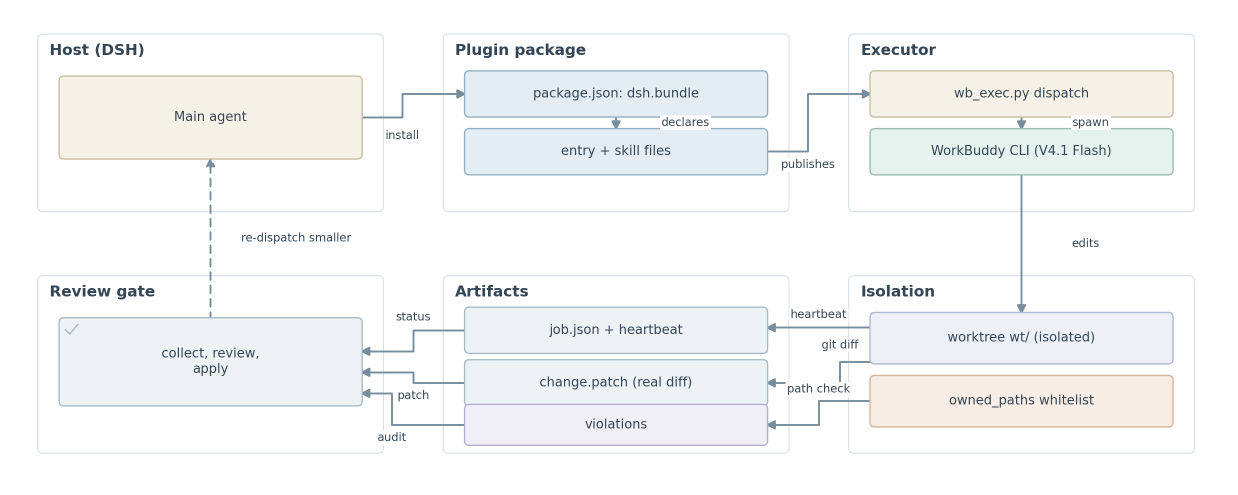
#> input picture docs/figures/fig1-architecture.png, 2475 x 990 px (shown at 1/2 size); its folder holds only this picture in this run
$ python pixel_gate.py
#> lines starting #> are read from the running program, lines starting #| are printed output that depends on the picture; after the words box and inside, x2 and y2 are one past the last pixel; in counts of white or black regions, pixels touching at a corner belong together
"""Geometric validation for the committed figure PNGs.

Why this exists: a diagram can be wrong in ways only an eye would normally
catch. The concrete defect that motivated this check was a two-panel figure
whose panels were supposed to be stacked but never moved — the canvas height had
doubled, every text element stayed inside the canvas, and the renderer reported
zero errors, yet 59% of the image was empty white and the panels were still side
by side.

So this measures the thing that was actually wrong: the bounding box of the
non-white pixels. It refuses a figure whose blank margin exceeds 35% on any side,
whose content covers less than 55% of either axis, or that contains no ink at
all.

Requires Pillow (development only; the product itself is standard library only).

Usage:
    python docs/figures/pixel_gate.py          # every fig*.png next to this file
    python docs/figures/pixel_gate.py fig4     # one figure, by prefix
"""
from __future__ import annotations

import re
import sys
from pathlib import Path

try:
    from PIL import Image, ImageChops
except ImportError:  # pragma: no cover
    raise SystemExit("Pillow is required to validate the figures: pip install Pillow")

HERE = Path(__file__).resolve().parent
INK_THRESHOLD = 248   # any channel below this counts as ink
MARGIN_LIMIT = 0.35   # >35% blank on one side is a defect
COVER_LIMIT = 0.55    # content bbox must cover >=55% of each axis


def measure(png: Path) -> dict:
    with Image.open(png) as im:
#> im is the input picture: PIL image 2475x990 RGBA; mean R, G, B, A 245.3, 246.4, 246.7, 255
        im = im.convert("RGB")
#> im: PIL image 2475x990 RGB
        width, height = im.size
#> width = 2475; height = 990
        r, g, b = im.split()
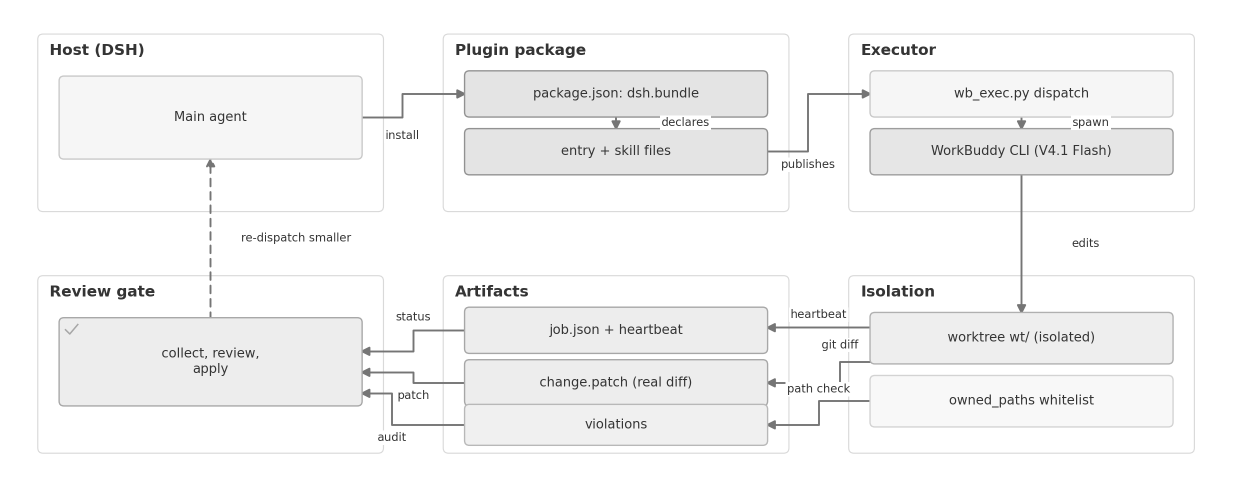
#> r: PIL image 2475x990 L (shown at 1/2 size); min 52, max 255, mean 245.3
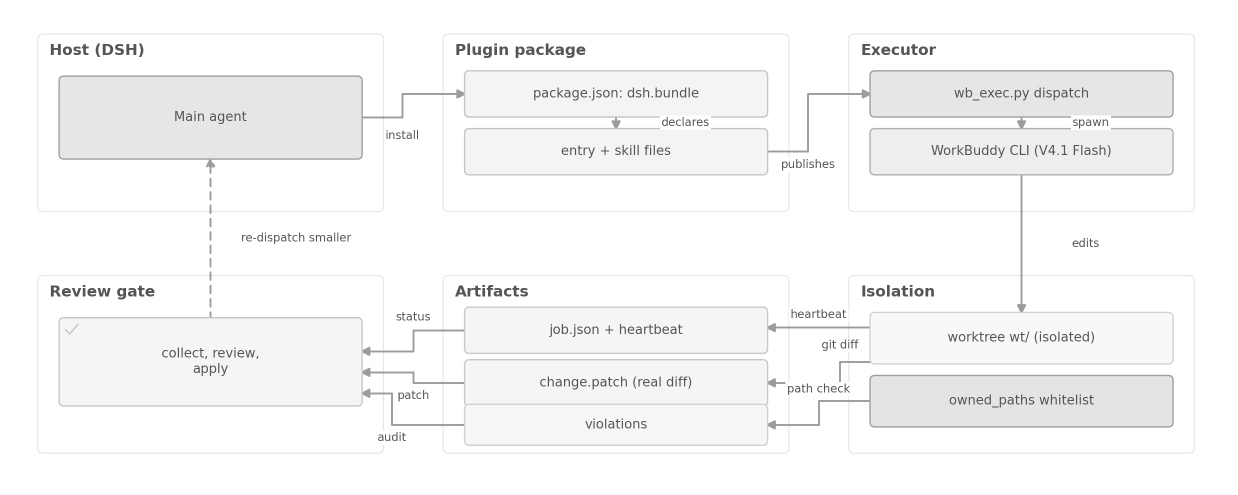
#> b: PIL image 2475x990 L (shown at 1/2 size); min 85, max 255, mean 246.7
        # per-pixel minimum channel, so a pale fill still counts as ink
        mn = ImageChops.darker(ImageChops.darker(r, g), b)
        mask = mn.point(lambda v: 255 if v < INK_THRESHOLD else 0)
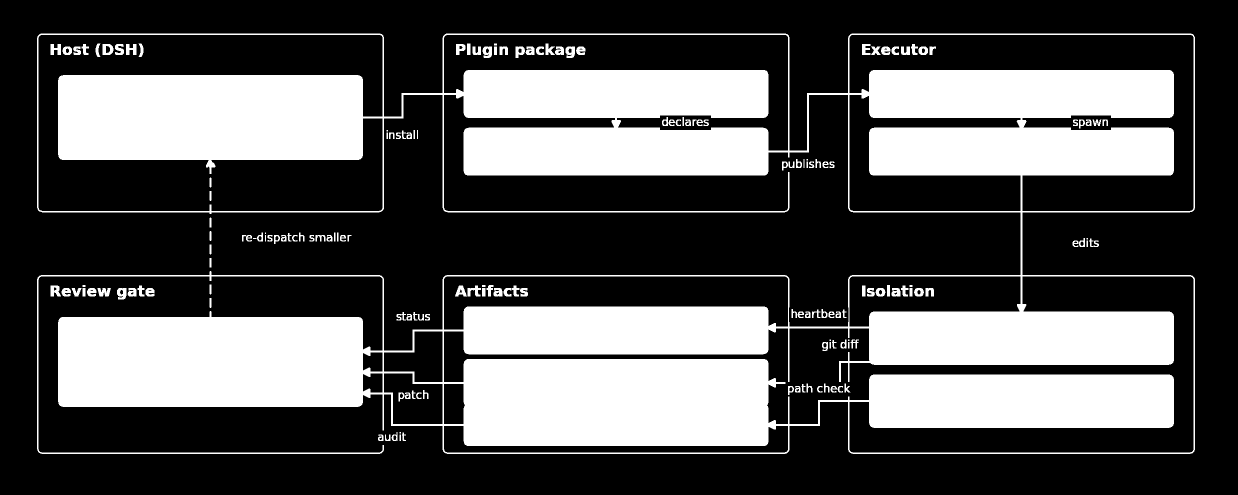
#> mask: PIL image 2475x990 L (shown at 1/2 size); 33% white; 165 white regions (8 under 20 px), largest, box (x1, y1, x2, y2) and area: (74, 67, 2390, 908) 787641, (205, 88, 227, 110) 342, (101, 88, 122, 110) 336
        ink = mask.histogram()[255]
#> ink = 809214
        box = mask.getbbox()
#> box = (74, 67, 2390, 908)

    if box is None or ink == 0:
        return {"name": png.name, "size": (width, height), "ink_pct": 0.0,
                "blank": None, "flags": ["blank-image"]}

    x0, y0, x1, y1 = box
#> x0 = 74; y0 = 67; x1 = 2390; y1 = 908
    blank = {"top": y0 / height, "bottom": (height - y1) / height,
             "left": x0 / width, "right": (width - x1) / width}
#> blank = {'top': 0.0677, 'bottom': 0.0828, 'left': 0.0299, 'right': 0.0343}
    cover_w, cover_h = (x1 - x0) / width, (y1 - y0) / height
#> cover_w = 0.936; cover_h = 0.849

    flags = [f"blank-band:{side}={ratio:.0%}" for side, ratio in blank.items()
             if ratio > MARGIN_LIMIT]
#> flags = []
    if cover_w < COVER_LIMIT:
        flags.append(f"content-narrow:width={cover_w:.0%}")
    if cover_h < COVER_LIMIT:
        flags.append(f"content-short:height={cover_h:.0%}")

    return {"name": png.name, "size": (width, height),
            "ink_pct": round(100.0 * ink / (width * height), 1),
            "blank": {k: f"{v:.0%}" for k, v in blank.items()},
            "flags": flags}


def main() -> int:
    only = sys.argv[1] if len(sys.argv) > 1 else None
    pngs = sorted(p for p in HERE.glob("fig*.png"))
    if only:
        pngs = [p for p in pngs if p.name.startswith(only)]
    if not pngs:
        print("no figure PNGs found")
        return 1

    print(f"{'figure':<28}{'size':<12}{'ink%':>6}  margins (t/b/l/r)   verdict")
    print("-" * 84)
    failed = []
    for png in pngs:
        info = measure(png)
#> info = 5 items
        m = info["blank"]
#> m = {'top': '7%', 'bottom': '8%', 'left': '3%', 'right': '3%'}
        v = "PASS" if not info["flags"] else "FAIL  " + ", ".join(info["flags"])
        w, h = info["size"]
#> w = 2475; h = 990
        margins = f"{m['top']}/{m['bottom']}/{m['left']}/{m['right']}" if m else "-"
#> margins = '7%/8%/3%/3%'
        print(f"{png.stem:<28}{f'{w}x{h}':<12}{info['ink_pct']:>6.1f}  "
              f"{margins:<19} {v}")
#| fig1-architecture           2475x990      33.0  7%/8%/3%/3%         PASS
        if info["flags"]:
            failed.append(png.name)

    print("-" * 84)
    if failed:
        print(f"{len(pngs) - len(failed)}/{len(pngs)} pass; FAILED: {', '.join(failed)}")
        return 1
    print(f"{len(pngs)}/{len(pngs)} pass")
    return 0


if __name__ == "__main__":
    sys.exit(main())
#> (the program exits here)

$ run again, on docs/figures/fig2-workflow.png
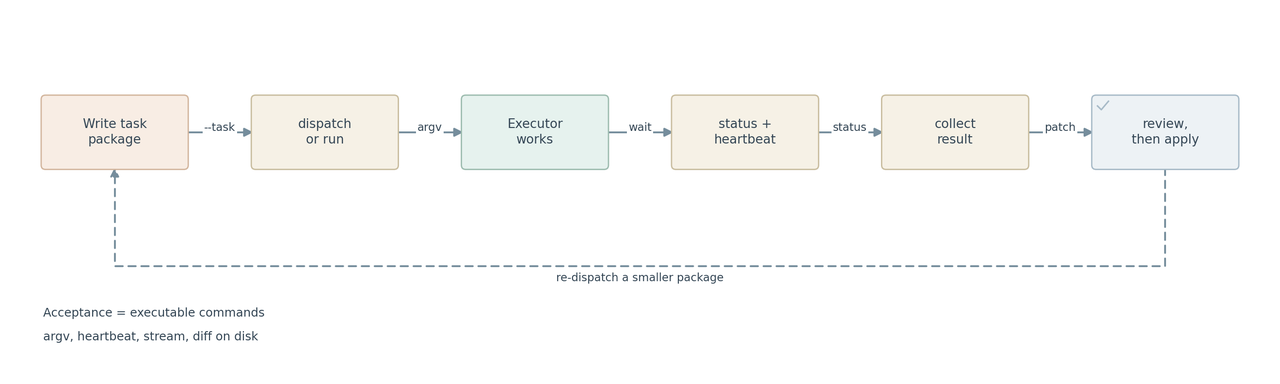
#> input picture docs/figures/fig2-workflow.png, 1280 x 384 px
#> in measure, im is the input picture: PIL image 1280x384 RGB; mean R, G, B 250.8, 250.9, 250
#> in measure, `mask = mn.point(lambda v: 255 if v < INK_THRESHOLD else 0)`:
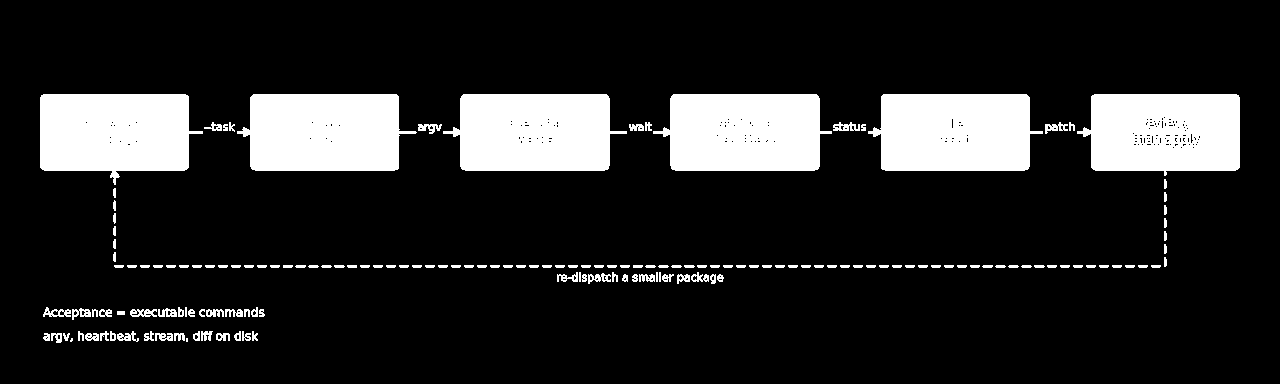
#> mask: PIL image 1280x384 L; 15.4% white; 160 white regions (2 under 20 px), largest, box (x1, y1, x2, y2) and area: (443, 94, 627, 171) 11619, (653, 94, 832, 171) 11606, (237, 94, 417, 171) 11570
#> ink = 75684
#> box = (40, 94, 1240, 343)
#> x0 = 40; y0 = 94; x1 = 1240; y1 = 343
#> blank = {'top': 0.245, 'bottom': 0.107, 'left': 0.0312, 'right': 0.0312}
#> cover_w = 0.938; cover_h = 0.648
#> flags = []
#> info = 5 items
#> m = {'top': '24%', 'bottom': '11%', 'left': '3%', 'right': '3%'}
#> w = 1280; h = 384
#> margins = '24%/11%/3%/3%'
#| fig2-workflow               1280x384      15.4  24%/11%/3%/3%       PASS

$ run again, on docs/figures/fig3-states.png
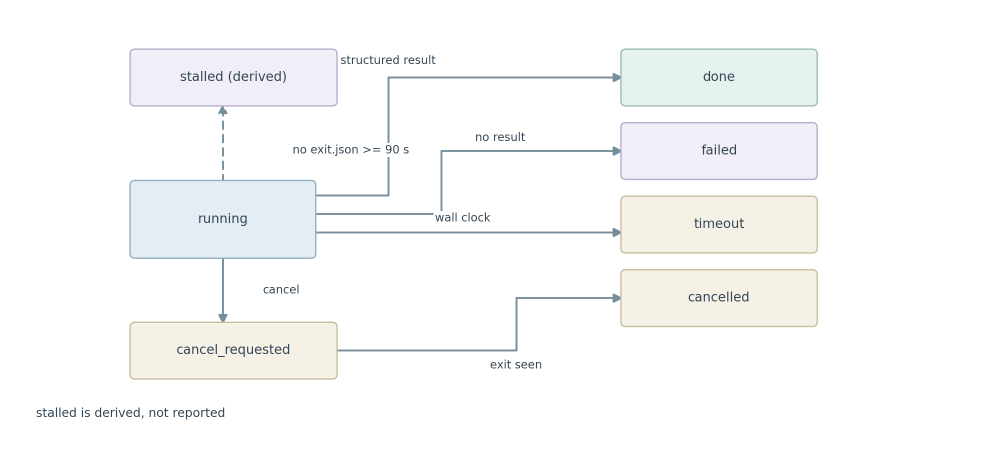
#> input picture docs/figures/fig3-states.png, 1980 x 924 px (shown at 1/2 size)
#> in measure, im is the input picture: PIL image 1980x924 RGBA; mean R, G, B, A 249.4, 249.7, 249.6, 255
#> im: PIL image 1980x924 RGB
#> in measure, `mask = mn.point(lambda v: 255 if v < INK_THRESHOLD else 0)`:
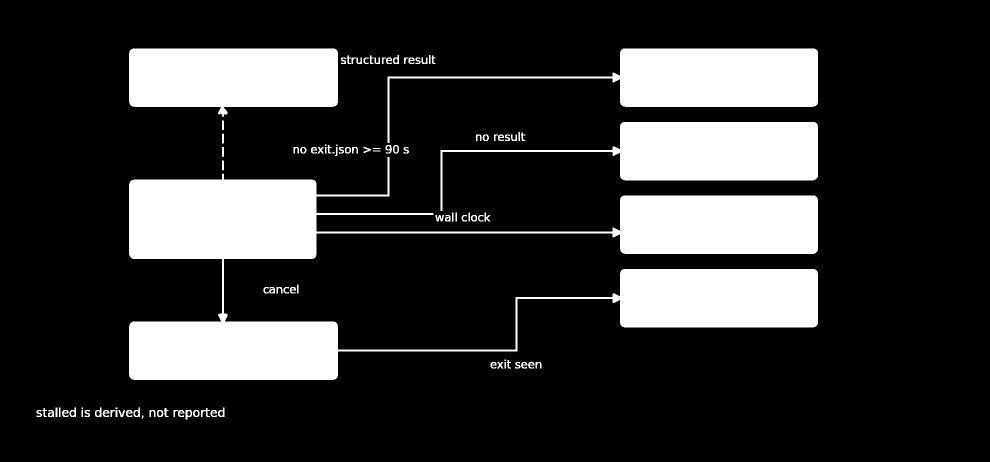
#> mask: PIL image 1980x924 L (shown at 1/2 size); 19.8% white; 103 white regions (7 under 20 px), largest, box (x1, y1, x2, y2) and area: (258, 314, 1636, 760) 208766, (258, 97, 676, 234) 49025, (775, 97, 1636, 286) 48772
#> ink = 362849
#> box = (73, 97, 1636, 839)
#> x0 = 73; y0 = 97; x1 = 1636; y1 = 839
#> blank = {'top': 0.105, 'bottom': 0.092, 'left': 0.0369, 'right': 0.174}
#> cover_w = 0.789; cover_h = 0.803
#> flags = []
#> info = 5 items
#> m = {'top': '10%', 'bottom': '9%', 'left': '4%', 'right': '17%'}
#> w = 1980; h = 924
#> margins = '10%/9%/4%/17%'
#| fig3-states                 1980x924      19.8  10%/9%/4%/17%       PASS

$ run again, on docs/figures/fig4-isolation.png
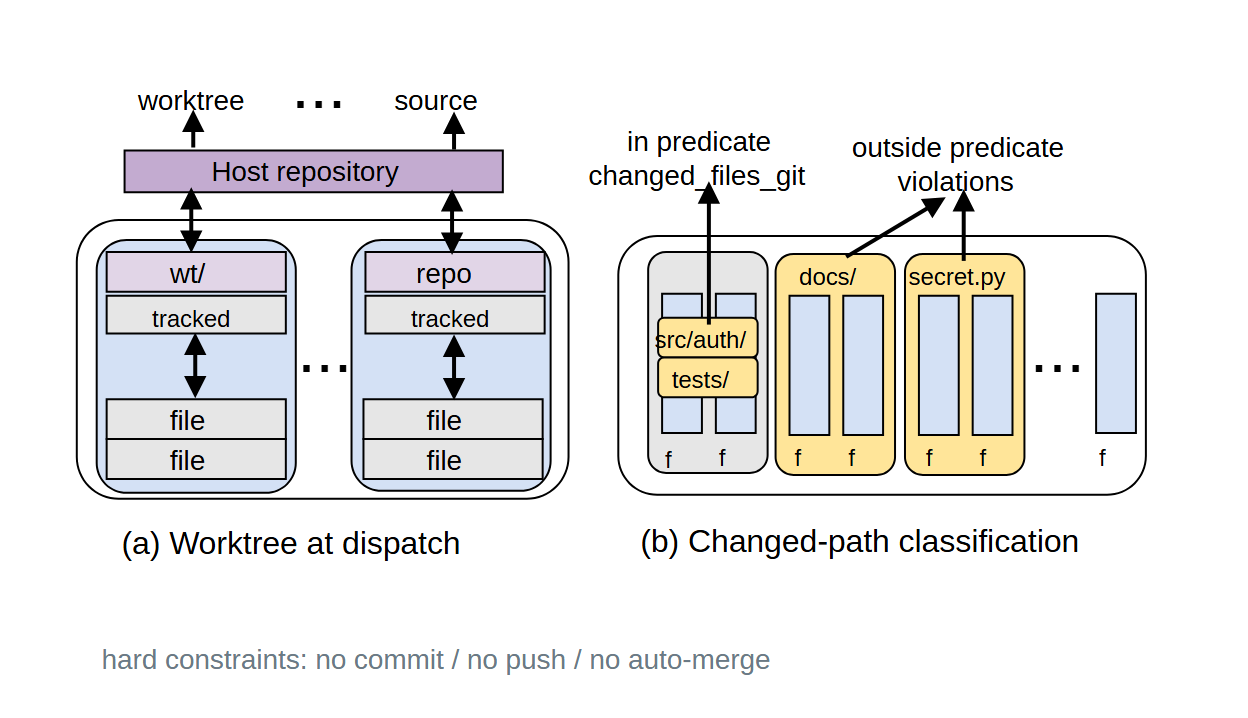
#> input picture docs/figures/fig4-isolation.png, 1248 x 718 px
#> in measure, im is the input picture: PIL image 1248x718 RGB; mean R, G, B 235.1, 234.6, 234.2
#> in measure, `mn = ImageChops.darker(ImageChops.darker(r, g), b)`:
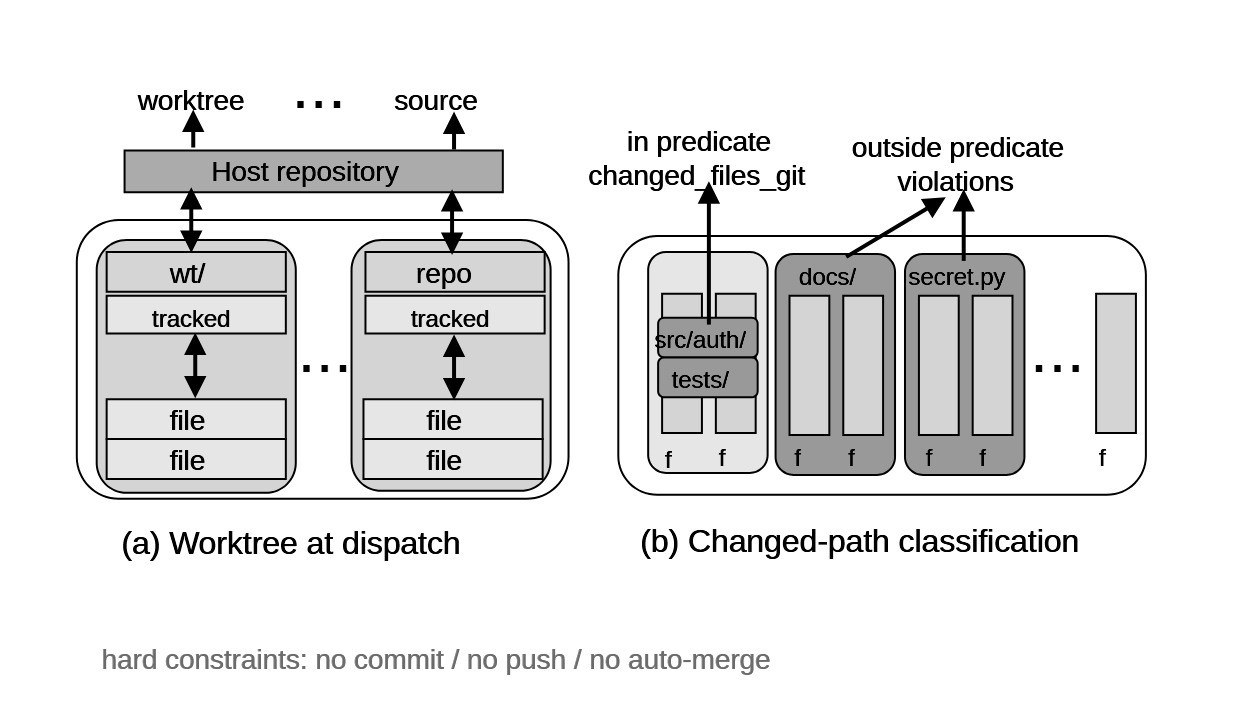
#> mn: PIL image 1248x718 L; min 0, max 255, mean 229.9
#> in measure, `mask = mn.point(lambda v: 255 if v < INK_THRESHOLD else 0)`:
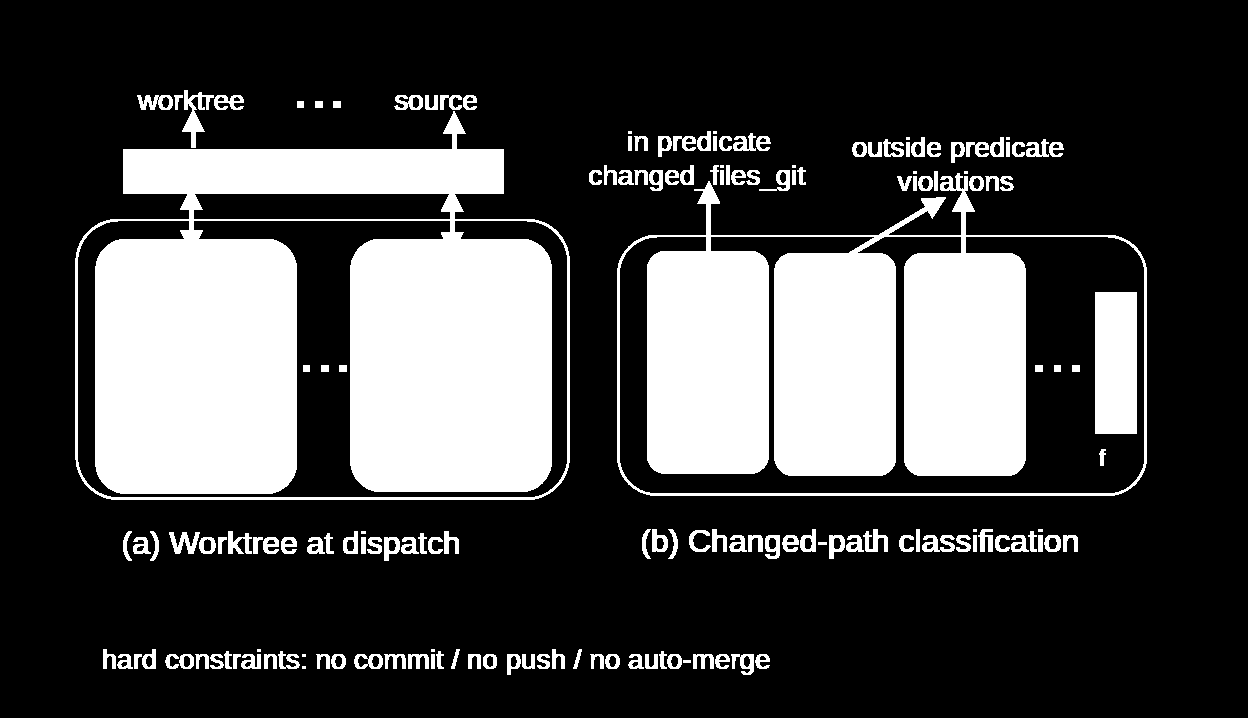
#> mask: PIL image 1248x718 L; 26.6% white; 165 white regions (15 under 20 px), largest, box (x1, y1, x2, y2) and area: (75, 111, 570, 500) 123526, (617, 173, 1147, 496) 86857, (1095, 292, 1137, 434) 5964
#> ink = 238100
#> box = (75, 90, 1147, 675)
#> x0 = 75; y0 = 90; x1 = 1147; y1 = 675
#> blank = {'top': 0.125, 'bottom': 0.0599, 'left': 0.0601, 'right': 0.0809}
#> cover_w = 0.859; cover_h = 0.815
#> flags = []
#> info = 5 items
#> m = {'top': '13%', 'bottom': '6%', 'left': '6%', 'right': '8%'}
#> w = 1248; h = 718
#> margins = '13%/6%/6%/8%'
#| fig4-isolation              1248x718      26.6  13%/6%/6%/8%        PASS
